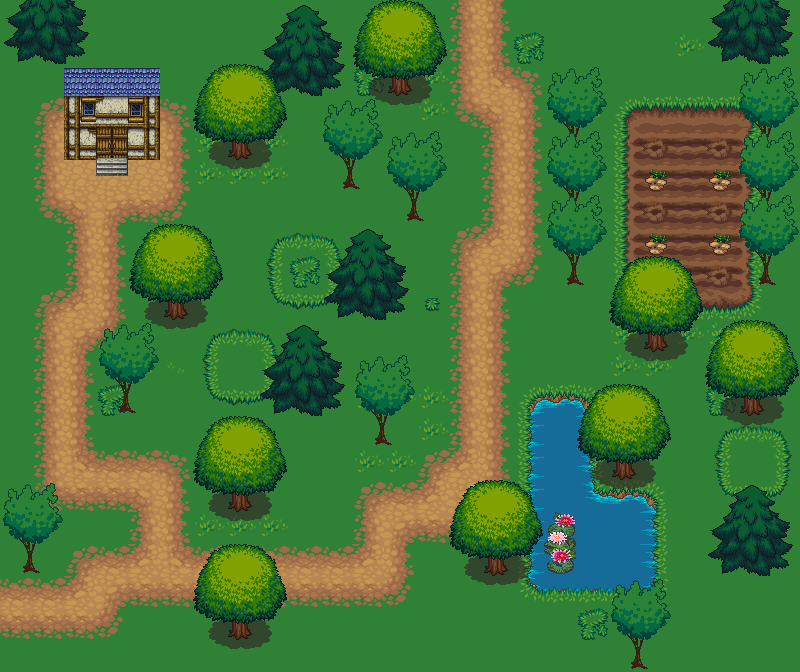

This game map was drawn from its Tiled (.tmx) file and the tilesets committed beside it. A one-line description and the trimmed map source follow:
An orthogonal 25x21 tile map with 32x32 px tiles, 4 tile layers (Tile Layer 1, Tile Layer 2, Tile Layer 3, Tile Layer 4), 4 tilesets.

<map version="1.0" orientation="orthogonal" width="25" height="21" tilewidth="32" tileheight="32">
 <properties>
  <property name="Nom" value="Maison" />
 </properties>
 <tileset firstgid="1" source="base_out_atlas.tsx" />
 <tileset firstgid="1025" source="terrain_atlas.tsx" />
 <tileset firstgid="2049" source="hyptosis_tile-art-batch-3.tsx" />
 <tileset firstgid="2949" source="HyptosisMaison.tsx" />
 <layer name="Tile Layer 1" width="25" height="21">
  <data>[525 cells, 525 non-empty, 3 distinct tile ids]</data>
 </layer>
 <layer name="Tile Layer 2" width="25" height="21">
  <data>[525 cells, 215 non-empty, 42 distinct tile ids]</data>
 </layer>
 <layer name="Tile Layer 3" width="25" height="21">
  <data>[525 cells, 139 non-empty, 27 distinct tile ids]</data>
 </layer>
 <layer name="Tile Layer 4" width="25" height="21">
  <data>[525 cells, 143 non-empty, 18 distinct tile ids]</data>
 </layer>
</map>
